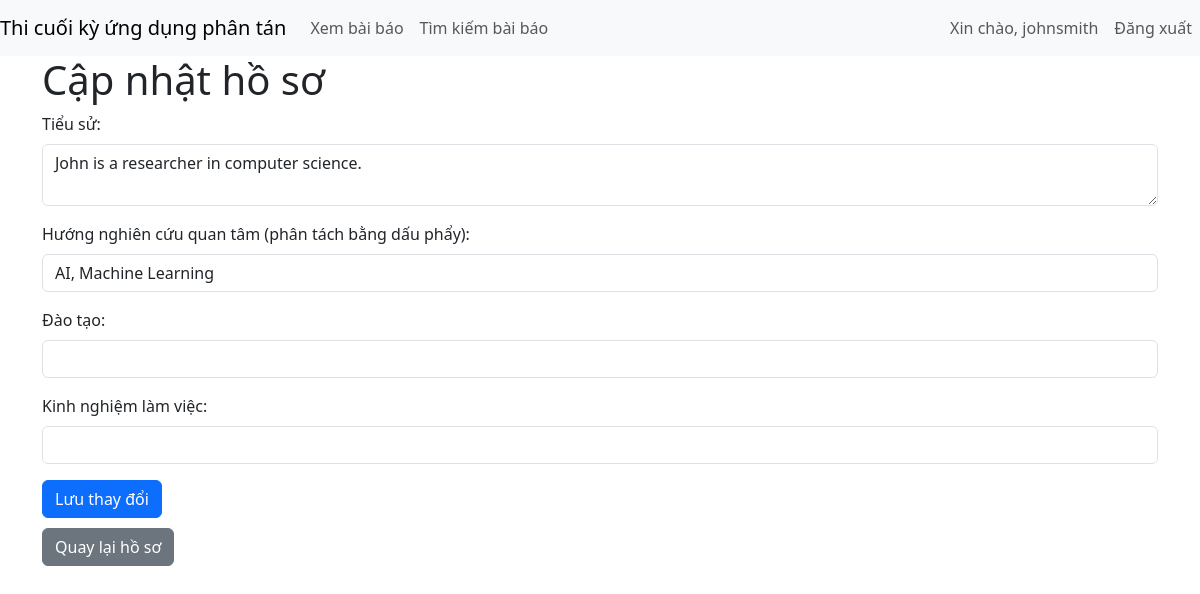
The page /update_profile.php (signed in) on the database its author committed.
### tables this page shows
CREATE TABLE AUTHORS (
    user_id INT PRIMARY KEY,
    full_name VARCHAR(255) NOT NULL,
    website VARCHAR(255),
    profile_json_text VARCHAR(4000),
    image_path VARCHAR(255),
    FOREIGN KEY (user_id) REFERENCES USERS(user_id)
);

### update_profile.php (the view, shortened to what this page needs)
<?php
include 'base.php';
include 'database.php';
$user_id = $_SESSION['id'];
$query = "SELECT * FROM authors WHERE user_id = ?";
$stmt = $connection->prepare($query);
$stmt->bind_param("i", $user_id);
$stmt->execute();
$result = $stmt->get_result();
$author = $result->fetch_assoc();
$profile = json_decode($author['profile_json_text'], true);
?>
<div class="container">
    <h1>Cập nhật hồ sơ</h1>
    <form method="post" action="<?php echo htmlspecialchars($_SERVER["PHP_SELF"]); ?>">
        <div class="mb-3">
            <label for="bio" class="form-label">Tiểu sử:</label>
            <textarea class="form-control" id="bio" name="bio"><?php echo isset($profile['bio']) ? htmlspecialchars($profile['bio']) : ''; ?></textarea>
        </div>
        <div class="mb-3">
            <label for="interests" class="form-label">Hướng nghiên cứu quan tâm (phân tách bằng dấu phẩy):</label>
            <input type="text" class="form-control" id="interests" name="interests" value="<?php echo isset($profile['interests']) ? implode(', ', $profile['interests']) : ''; ?>">
        </div>
        <div class="mb-3">
            <label for="education" class="form-label">Đào tạo:</label>
            <input type="text" class="form-control" id="education" name="education" value="<?php echo isset($profile['education']) ? htmlspecialchars($profile['education']) : ''; ?>">
        </div>
        <div class="mb-3">
            <label for="work_experience" class="form-label">Kinh nghiệm làm việc:</label>
            <input type="text" class="form-control" id="work_experience" name="work_experience" value="<?php echo isset($profile['work_experience']) ? htmlspecialchars($profile['work_experience']) : ''; ?>">
        </div>
        <button type="submit" class="btn btn-primary">Lưu thay đổi</button>
    </form>
    <a href="profile.php?id=<?php echo $user_id; ?>" class="btn btn-secondary" style="margin-top: 10px;">Quay lại hồ sơ</a>
</div>

### rows shown on the page
authors: bio "John is a researcher in computer science.", interests "AI, Machine Learning"

### other values the page prints
$username "johnsmith"
